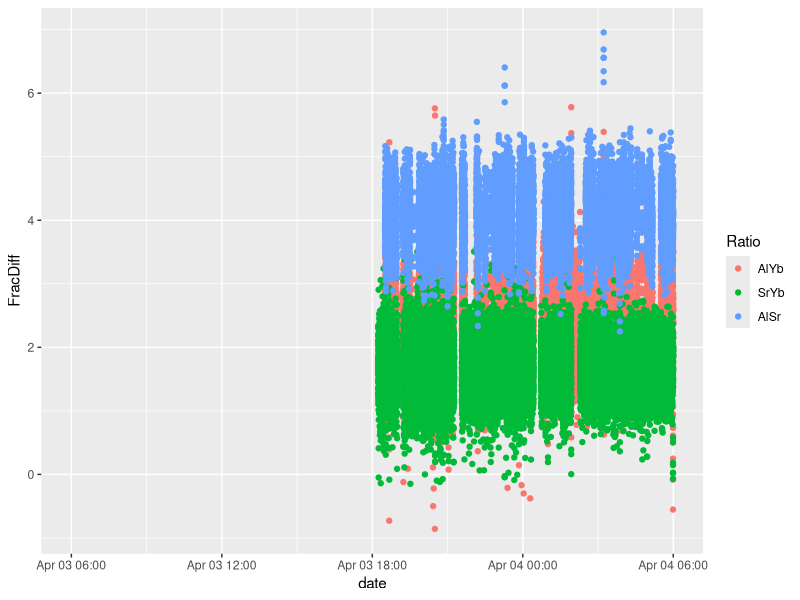
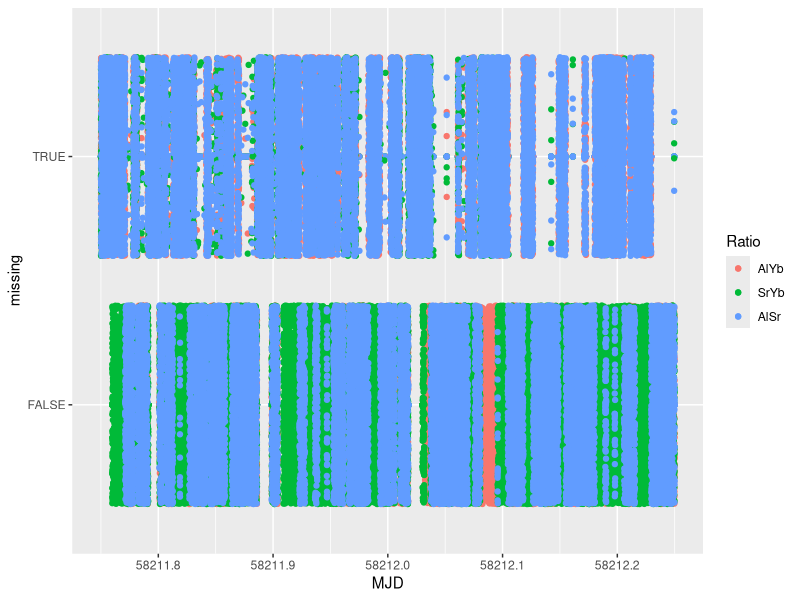
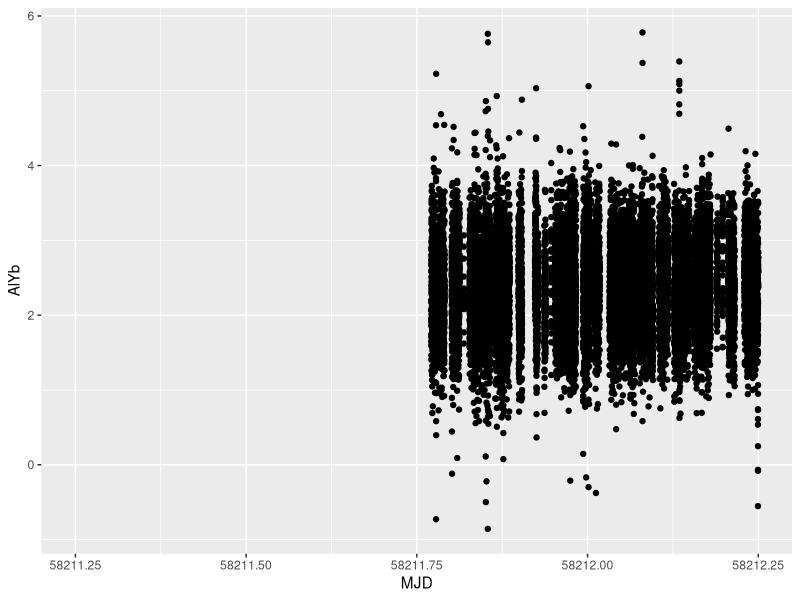
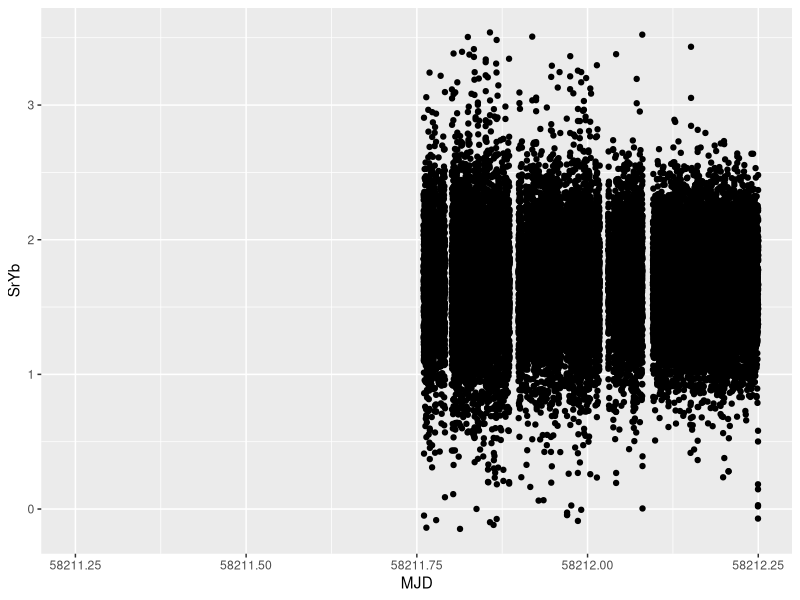
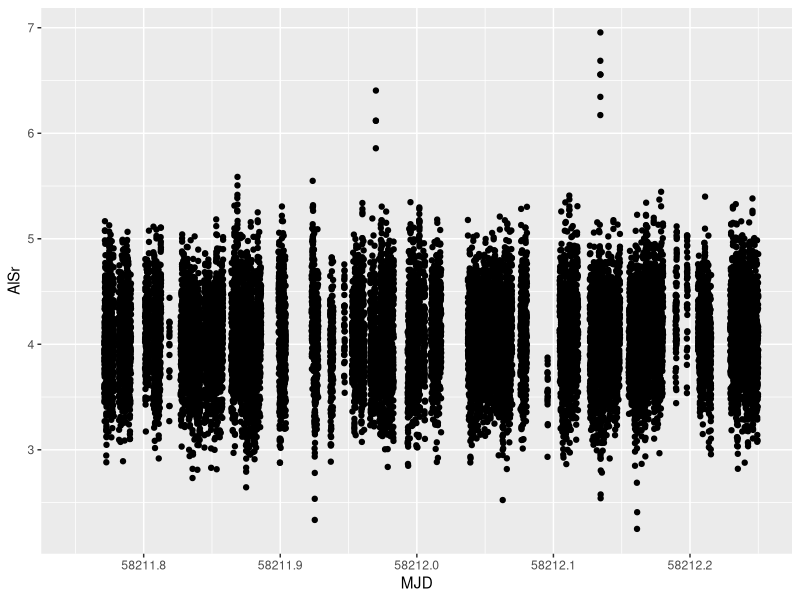
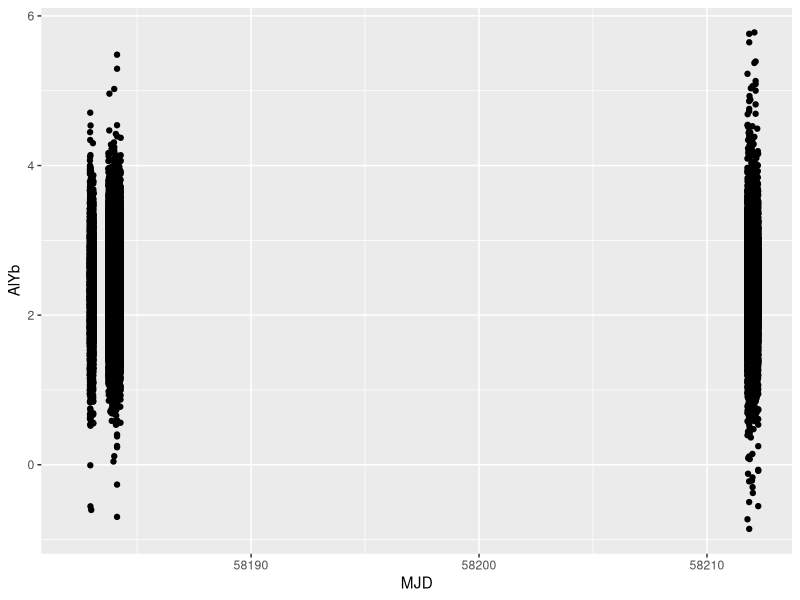

The R source for these figures, in order:
library(readr)
library(ggplot2)
library(dplyr)
library(reshape2)
library("openxlsx")

###############################################################################################
### 04/03/2018 analyzed on 07/10/18 frac.diff. = (measured-ideal)/ideal * 1e15
### Columns: MJD  Al vs Yb frac.diff. from(2.1628871275166585754)  Sr vs Yb frac.diff. from(1.2075070393433381221)  Al vs Sr frac.diff. from(2.6117014317814574243)
###############################################################################################
dat180403 <- read_delim("Data/180403 optical analysis TiS_fixed.dat",
                        delim = "\t", escape_double = FALSE,
                        col_names = FALSE, trim_ws = TRUE, skip = 2)
colnames(dat180403)=c("MJD","AlYb","SrYb","AlSr")
dat180403long=melt(dat180403,id.vars = "MJD",variable.name = "Ratio",value.name = "FracDiff")
dat180403long=dat180403long%>%mutate(missing=is.na(FracDiff),
                                     date=convertToDateTime(MJD, origin = "1858-11-17",tz="MDT"))
dat180403long$seconds=1:dim(dat180403long)[1]

ggplot(dat180403long,aes(date,FracDiff,col=Ratio))+
  geom_point()
ggplot(filter(dat180403long,MJD>58211.75),aes(MJD,missing,col=Ratio))+
  geom_point()+geom_jitter()
### all missing before 58211.75, and ends after 58212.25
ggplot(dat180403,aes(MJD,AlYb))+
  geom_point()
ggplot(dat180403,aes(MJD,SrYb))+
  geom_point()
ggplot(filter(dat180403,MJD>58211.75),aes(MJD,AlSr))+
  geom_point()

convertToDateTime(dat180403$MJD[1], origin = "1858-11-17")
convertToDateTime(head(dat180403$MJD), origin = "1858-11-17",tz="UTC")
convertToDateTime(tail(dat180403$MJD), origin = "1858-11-17",tz="UTC")
tail(dat180403) #data until the end, stopped at midnight exactly?

###this is enough for some test data, using dat180403long, will look at different ratios
### if this works, might want to try a couple days in a row below


###############################################################################################
### 03/09/2018 analyzed on 07/10/18 frac.diff. = (measured-ideal)/ideal * 1e15
### Columns: MJD  Al vs Yb frac.diff. from(2.1628871275166585754)  Sr vs Yb frac.diff. from(1.2075070393433381221)  Al vs Sr frac.diff. from(2.6117014317814574243)
###############################################################################################
dat180309 <- read_delim("Data/180309 optical analysis TiS_fixed.dat",
                        delim = "\t", escape_double = FALSE,
                        col_names = FALSE, trim_ws = TRUE, skip = 2)
colnames(dat180309)=c("MJD","AlYb","SrYb","AlSr")

###############################################################################################
### 03/05/2018 analyzed on 07/10/18 frac.diff. = (measured-ideal)/ideal * 1e15
### Columns: MJD  Al vs Yb frac.diff. from(2.1628871275166585754)  Sr vs Yb frac.diff. from(1.2075070393433381221)  Al vs Sr frac.diff. from(2.6117014317814574243)
###############################################################################################
dat180305 <- read_delim("Data/180305 optical analysis TiS_fixed.dat",
                        delim = "\t", escape_double = FALSE,
                        col_names = FALSE, trim_ws = TRUE, skip = 2)
colnames(dat180305)=c("MJD","AlYb","SrYb","AlSr")

###############################################################################################
### 03/06/2018 analyzed on 07/10/18 frac.diff. = (measured-ideal)/ideal * 1e15
### Columns: MJD  Al vs Yb frac.diff. from(2.1628871275166585754)  Sr vs Yb frac.diff. from(1.2075070393433381221)  Al vs Sr frac.diff. from(2.6117014317814574243)
###############################################################################################
dat180306 <- read_delim("Data/180306 optical analysis TiS_fixed.dat",
                  delim = "\t", escape_double = FALSE,
                  col_names = FALSE, trim_ws = TRUE, skip = 2)
colnames(dat180306)=c("MJD","AlYb","SrYb","AlSr")

###############################################################################################
### combine all, MJD will keep separate
### I think we should start analyzing data just one day at a time, but might be interesting to look at multiday data at some point
###############################################################################################

alldat=bind_rows(dat180305,dat180306,dat180309,dat180403)

###############################################################################################
###############################################################################################
### Look at data
###############################################################################################
###############################################################################################

ggplot(alldat,aes(MJD,AlYb))+
  geom_point()

### plot all 3 together, not sure how useful this is
# library(tidyr)
# alldat_long <- gather(alldat, ratio, measurement, AlYb:AlSr, factor_key=TRUE)
# ggplot(alldat_long,aes(MJD,measurement,col=ratio))+
#   geom_point()

